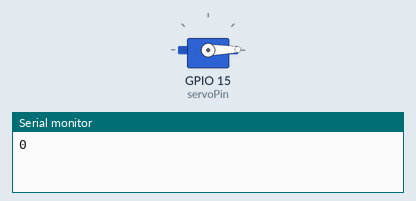
The sketch below on a simulated ESP32. Parts: servo, the last lines printed to the serial monitor.

Above: at 0.05 s.
At 2.2 s:
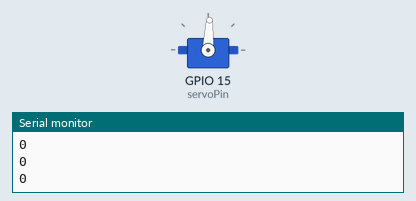
At 4.35 s:
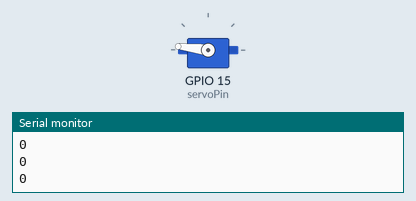
At 8.7 s:
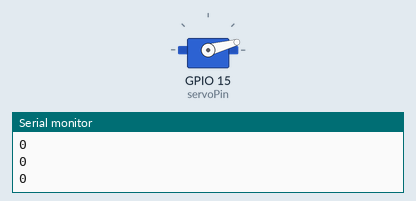
Timing chart, 0 to 11.8 s (numbered marks = the images above):
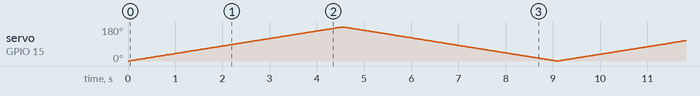

The sketch:

test_lidar_with_servo.ino
```cpp
#include <HardwareSerial.h> // Reference the ESP32 built-in serial port library
#include <ESP32Servo.h>

Servo myservo;
int servoPin = 15;

HardwareSerial lidarSerial(2); // Using serial port 2

#define RXD2 13
#define TXD2 12
#define SERVO_MIN_PWM 544
#define SERVO_MAX_PWM 2400


// The builtin method for the TFMini-S for reading a distance.
inline uint16_t read_distance(){
  uint8_t buf[9] = {0}; // An array that holds data
  uint16_t distance;
  if (lidarSerial.available() > 0) {
    lidarSerial.readBytes(buf, 9); // Read 9 bytes of data
    if( buf[0] == 0x59 && buf[1] == 0x59)
    {
      distance = buf[2] + buf[3] * 256;
      //uint16_t strength = buf[4] + buf[5] * 256;    // no need for this test
      //int16_t temperature = buf[6] + buf[7] * 256;  // no need for this test
    }
  }
  delay(10);
  return distance;
}

inline void move_servo_to(int pos){
  myservo.write(pos);
  delay(15);
}


inline void servo_init(){
    ESP32PWM::allocateTimer(0);
	  ESP32PWM::allocateTimer(1);
	  ESP32PWM::allocateTimer(2);
	  ESP32PWM::allocateTimer(3);
	  myservo.setPeriodHertz(50);    // standard 50 hz servo
	  myservo.attach(servoPin, SERVO_MIN_PWM, SERVO_MAX_PWM); // attaches the servo on pin 18 to the servo object
}


void setup() {
  Serial.begin(115200); // Initializing serial port
  lidarSerial.begin(115200, SERIAL_8N1, RXD2, TXD2); // Initializing serial port for lidar.
  // servo init:
  servo_init();
}

void loop() {
      uint16_t cur_dist;
      for(int pos=0; pos<=180; pos++){
        move_servo_to(pos);
        cur_dist = read_distance();
        Serial.println(cur_dist);
      }
      // sweep right
      for(int pos=180; pos>=0; pos--){
        move_servo_to(pos);
        cur_dist = read_distance();
        Serial.println(cur_dist);
    }
}
```
